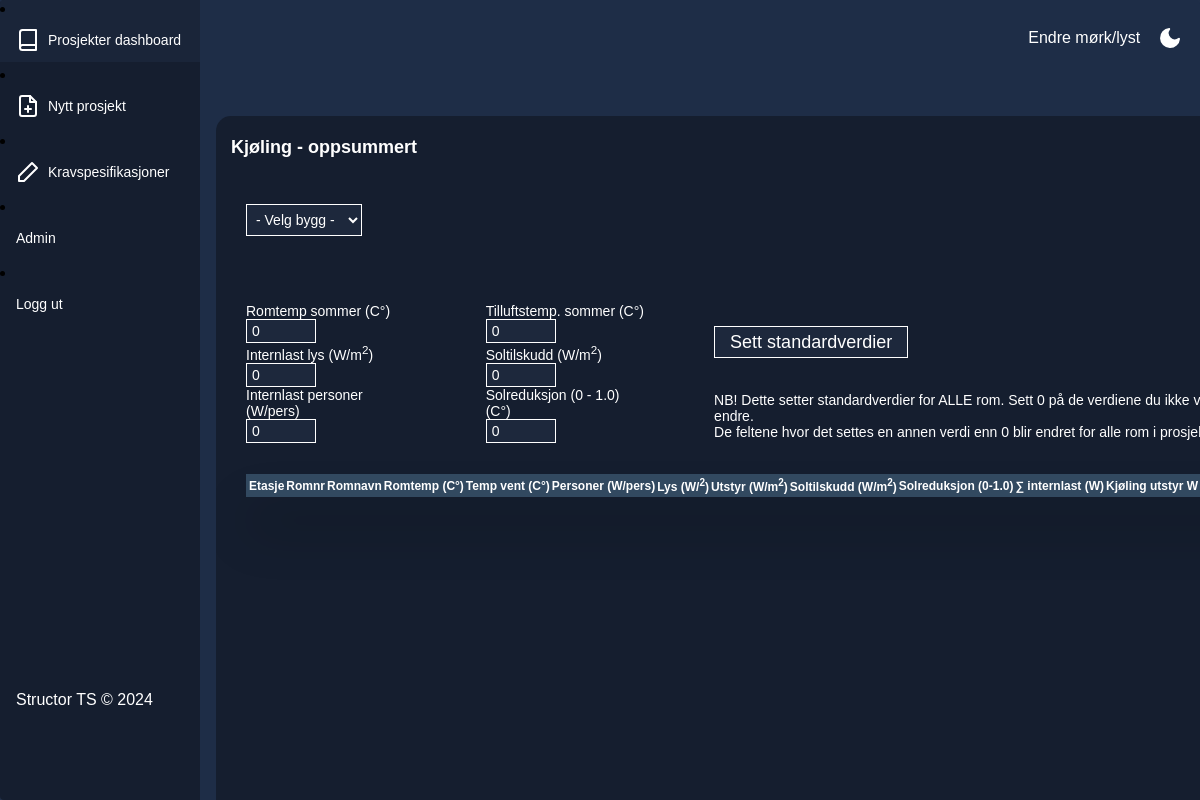
/2/cooling/ (signed in), run on an earlier commit of the app's database.
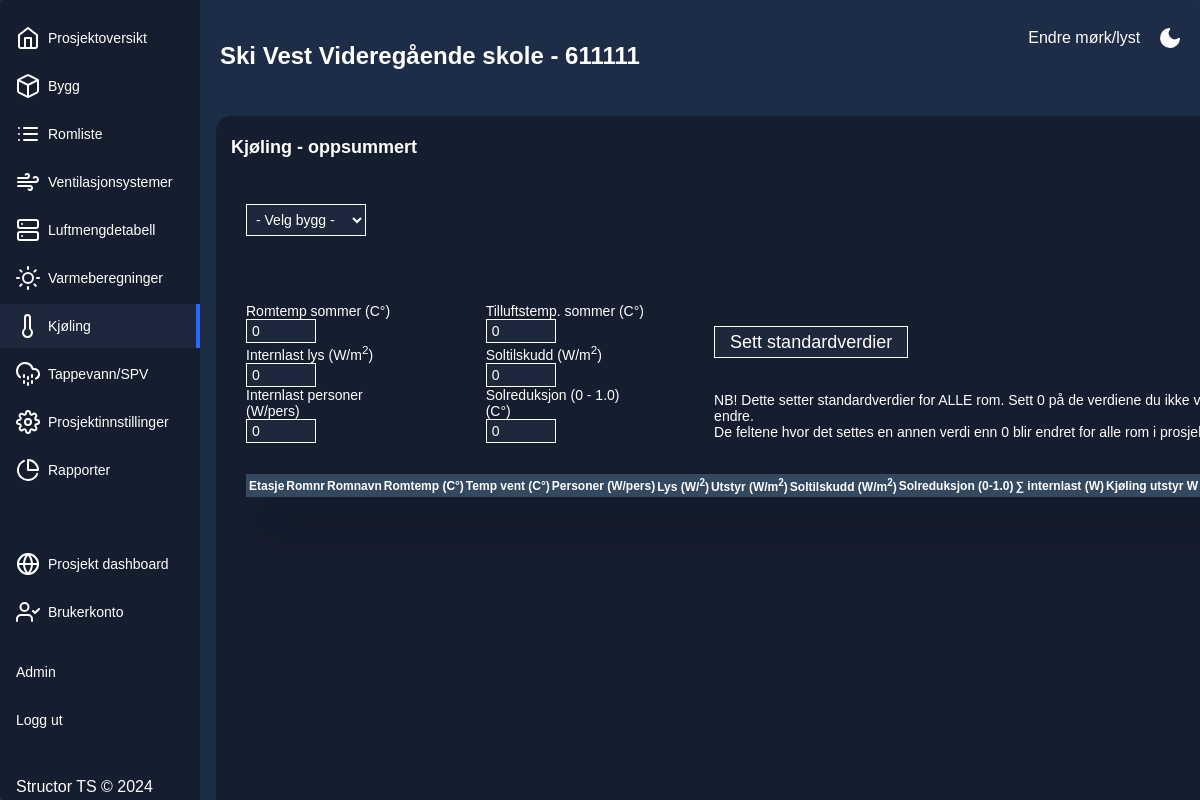
And on a later commit of the database.
### romskjema/models.py (models this page shows)
class Projects(db.Model):
    __tablename__ = "Projects"
    id = db.Column(db.Integer, primary_key=True, autoincrement=True)
    ProjectNumber = db.Column(db.Integer, nullable=False)
    ProjectName = db.Column(db.String(50), nullable=False)
    ProjectDescription = db.Column(db.Text)
    Specification = db.Column(db.String(50))
    buildings = db.relationship('Buildings', backref='project_buildings', uselist=False, lazy=True)
    ventilation_systems = db.relationship('VentilationSystems', backref='project_ventilation_systems', uselist=False, lazy=True)

### romskjema/cooling/cooling.py (the view, shortened to what this page needs)
@cooling_bp.route('/', defaults={'building': None}, methods=['GET', 'POST'])
@cooling_bp.route('/<building>', methods=['GET', 'POST'])
@login_required
def cooling(project_id, building):
    project = dbo.get_project(project_id)
    project_buildings = dbo.get_all_project_buildings(project_id)
    endpoint = request.endpoint
    cooling = None
    if request.method == "GET":
        if building is None:
            return render_template('cooling.html',
                                user=current_user,
                                project_id = project_id,
                                project=project,
                                project_buildings=project_buildings,
                                endpoint=endpoint,
                                cooling=cooling,
                                building=building)
    elif request.method == "POST":
        requested_building_id = escape(request.form.get("project_building"))
        return redirect(url_for('cooling.cooling', building=requested_building_id, project_id=project_id))

### romskjema/db_operations.py (called while the page is built)
@login_required
def get_project(project_id: int) -> models.Projects:
    project = db.session.query(models.Projects).filter(models.Projects.id == project_id).first()
    return project

@login_required
def get_all_project_buildings(project_id: int):
    buildings = models.Buildings.query.filter_by(ProjectId = project_id).all()
    return buildings

### romskjema/cooling/templates/cooling.html (shortened to what this page needs)
{% extends "base.html" %}
{%block page_subtitle %}Kjøling{% if building %} - bygg {{building.BuildingName}} {% else %} - oppsummert {% endif %}{% endblock %}
{%block content %}
<div class="ventilation-system-sorting-container">
  <div class="building-selector-container">
    <p>
      <form id="project_building" method="POST">
        <select name="project_building" id="building_select" onchange="showBuildings()">
          {% if building %}
            <option value="{{building.id}}">{{building.BuildingName}}</option>
          {% else %}
            <option value="none">- Velg bygg -</option>
          {% endif %}
        </select>
      </form>
    </p>
  </div>
</div>
<div class="ventilation-system-sorting-container">
  <div class="heating-settings">
    <form name="building_cooling_settings" id="building_cooling_settings">
    Romtemp sommer (C&#176;) <br> <input name="room_temp_summer" id="room_temp_summer" placeholder="26" class="input-heating" value="0" {% if not building %} disabled {% endif %}>
    <br>
    Internlast lys (W/m<sup>2</sup>) <br><input name="internal_load_light" id="internal_load_light" placeholder="8" class="input-heating" value="0"{% if not building %} disabled {% endif %}>
    <br>
    Internlast personer (W/pers) <br> <input name="internal_load_people" id="internal_load_people" placeholder="80" class="input-heating" value="0"{% if not building %} disabled {% endif %}>
  </div>
  <div class="heating-settings">
    Tilluftstemp. sommer (C&#176;)<br><input name="vent_temp_summer" id="vent_temp_summer" placeholder="18" class="input-heating" value="0"{% if not building %} disabled {% endif %}>
    <br>
    Soltilskudd (W/m<sup>2</sup>)<br><input name="sun_adition" id="sun_adition" placeholder="18" class="input-heating" value="0"{% if not building %} disabled {% endif %}>
    <br>
    Solreduksjon (0 - 1.0) (C&#176;)<br><input name="sun_reduction" id="sun_reduction" placeholder="18" class="input-heating" value="0"{% if not building %} disabled {% endif %}>
  </div>
  <div class="heating-settings">
    <p>
      <button class="form-button" type="submit" {% if not building %} disabled {% endif %}>Sett standardverdier</button>
    </p>
    <p>
      NB! Dette setter standardverdier for ALLE rom. Sett 0 på de verdiene du ikke vil endre. <br>
      De feltene hvor det settes en annen verdi enn 0 blir endret for alle rom i prosjektet.
    </p>
  </div>
</div>
<div class="table-wrapper">
  <table class="fl-table" id="coolingTable">
    <thead>
      <tr>
        <th>
        </th>
        <th>
          Etasje
        </th>
        <th>
          Romnr
        </th>
        <th>
          Romnavn
        </th>
        <th>
          <div class="table-description-dropdown">Romtemp (C&#176;)
            </div>
      </th>
      <th>
        <div class="table-description-dropdown">Temp vent (C&#176;)
          </div>
      </th>
        <th>
          <div class="table-description-dropdown">Personer (W/pers)
            </div>
        </th>
        <th>
          Lys (W/<sup>2</sup>)
        </th>
        <th>
          <div class="table-description-dropdown">Utstyr (W/m<sup>2</sup>)
            </div>
        </th>
        <th>
          Soltilskudd (W/m<sup>2</sup>)
        </th>
        <th>
          <div class="table-description-dropdown">Solreduksjon (0-1.0)
            </div>
        </th>
        <th>
          &#8721; internlast (W)
        </th>
        <th>
          Kjøling utstyr W
        </th>
      </tr>
    </thead>
  </table>
</div>
{% endblock %}

### romskjema/templates/base.html (shortened to what the changed rows need)
<!DOCTYPE html>
<html lang="en">
<head>
    <link rel="stylesheet" href="/static/css/style.css">
    <link rel="stylesheet" href="/static/css/form.css">
    <link rel="stylesheet" href="/static/css/tables.css">
    <link rel="stylesheet" href="/static/css/flash_popup.css">
    <link rel="stylesheet" href="/static/css/print.css">
</head>
<body>
        <div class="app-container">
        {% if user.is_authenticated %}
        <div class="sidebar no-print ">
                {% if project %}
                <ul class="sidebar-list">
                    {% if endpoint == "project.project" %}
                    <li class="sidebar-list-item active">
                    {%else %}
                    <li class="sidebar-list-item">
                    {% endif %}
                    <a href="{{ url_for('project.project', project_id=project.id) }}">
                    <span>Prosjektoversikt</span>
                    </a>
                </li>
                {% if endpoint == "buildings.buildings" %}
                <li class="sidebar-list-item active">
                {%else %}
                <li class="sidebar-list-item">
                {% endif %}
                    <a href="{{ url_for('buildings.buildings', project_id = project.id) }}">
                    <span>Bygg</span>
                    </a>
                </li>
                {% if endpoint == "rooms.rooms" %}
                <li class="sidebar-list-item active">
                {%else %}
                <li class="sidebar-list-item">
                {% endif %}
                    <a href="{{ url_for('rooms.rooms', project_id = project.id) }}">
                    <span>Romliste</span>
                    </a>
                </li>
                {% if endpoint == "ventsystems.ventsystems" %}
                <li class="sidebar-list-item active">
                {% else %}
                <li class="sidebar-list-item">
                {% endif %}
                    <a href="{{ url_for('ventsystems.ventsystems', project_id = project.id) }}">
                    <span>Ventilasjonsystemer</span>
                    </a>
                </li>
                {% if endpoint == "ventilation.ventilation" %}
                <li class="sidebar-list-item active">
                {%else %}
                <li class="sidebar-list-item">
                {% endif %}
                    <a href="{{ url_for('ventilation.ventilation', project_id = project.id) }}">
                    <span>Luftmengdetabell</span>
                    </a>
                </li>
                {% if endpoint == "heating.heating" %}
                <li class="sidebar-list-item active">
                {%else %}
                <li class="sidebar-list-item">
                {% endif %}
                    <a href="{{ url_for('heating.heating', project_id = project.id) }}">
                    <span>Varmeberegninger</span>
                    </a>
                </li>
                {% if endpoint == "cooling.cooling" %}
                <li class="sidebar-list-item active">
                {%else %}
                <li class="sidebar-list-item">
                {% endif %}
                    <a href="{{ url_for('cooling.cooling', project_id = project.id) }}">
                        <svg xmlns="http://www.w3.org/2000/svg" width="24" height="24" viewBox="0 0 24 24" fill="none" stroke="currentColor" stroke-width="2" stroke-linecap="round" stroke-linejoin="round" class="feather feather-activity"><path d="M14 14.76V3.5a2.5 2.5 0 0 0-5 0v11.26a4.5 4.5 0 1 0 5 0z"></path></svg>
                    <span>Kjøling</span>
                    </a>
                </li>
                <li class="sidebar-list-item">
                    <a href="#">
                    <span>Tappevann/SPV</span>
                    </a>
                </li>
                {% if endpoint == "project.settings" %}
                <li class="sidebar-list-item active">
                {%else %}
                <li class="sidebar-list-item">
                {% endif %}
                    <a href="{{ url_for('project.settings', project_id = project.id) }}">
                    <span>Prosjektinnstillinger</span>
                    </a>
                </li>
                {% if endpoint == "project.reports" %}
                <li class="sidebar-list-item active">
                {%else %}
                <li class="sidebar-list-item">
                {% endif %}
                        <a href="{{ url_for('project.reports', project_id = project.id) }}">
                            <svg xmlns="http://www.w3.org/2000/svg" width="24" height="24" viewBox="0 0 24 24" fill="none" stroke="currentColor" stroke-width="2" stroke-linecap="round" stroke-linejoin="round" class="feather feather-activity"><path d="M21.21 15.89A10 10 0 1 1 8 2.83"></path><path d="M22 12A10 10 0 0 0 12 2v10z"></path></svg>
                        <span>Rapporter</span>
                        </a>
                    </li>
                <p class="p-menu-item">
                <li class="sidebar-list-item">
                    <a href="{{ url_for('projects.projects') }}">
                    <span>Prosjekt dashboard</span>
                    </a>
                </li>
                <li class="sidebar-list-item">
                    <a href="#">
                    <span>Brukerkonto</span>
                    </a>
                </li>
                </p>
                {% else %}
                {% if endpoint == "projects.projects" %}
                <li class="sidebar-list-item active">
                {%else %}
                <li class="sidebar-list-item">
                {% endif %}
                    <a href="{{ url_for('projects.projects') }}">
                    <span>Prosjekter dashboard</span>
                    </a>
                </li>
                {% if endpoint == "projects.new_project" %}
                <li class="sidebar-list-item active">
                {%else %}
                <li class="sidebar-list-item">
                {% endif %}
                    <a href="{{ url_for('projects.new_project') }}">
                    <span>Nytt prosjekt</span>
                    </a>
                </li>
                {% if endpoint == "specifications.specifications" or endpoint == "specifications.new_specification" %}
                <li class="sidebar-list-item active">
                {%else %}
                <li class="sidebar-list-item">
                {% endif %}
                    <a href="{{ url_for('specifications.specifications') }}">
                        <svg xmlns="http://www.w3.org/2000/svg" width="24" height="24" viewBox="0 0 24 24" fill="none" stroke="currentColor" stroke-width="2" stroke-linecap="round" stroke-linejoin="round" class="feather feather-activity"><polygon points="16 3 21 8 8 21 3 21 3 16 16 3"></polygon></svg>
                    <span>Kravspesifikasjoner</span>
                    </a>
                </li>
                {% endif %}
            </ul>
            </div>
        {% endif %}
    <div class="app-content">
        <div class="app-content-header">
            <h1 class="app-content-headerText">
              <p>
                    {% if user.is_authenticated %}
                        {% if project %}
                            {{project.ProjectName}} - {{project.ProjectNumber}}
                        {% else %}
                            {% block pagetitle %}{%endblock%}
                        {% endif %}
                    {% endif %}
                </p>
            </h1>
        </div>
<div class="text-div">
    <div class="subtitle-header-container">
      <h1 class="app-content-subTitleheaderText">
        {% block page_subtitle %}
        {% endblock %}
    </h1>
</div>
        {% block content %}
        {% endblock %}
    </div>
</body>
</html>

What changed in the data, as far as the page shows it:
added Projects: ProjectName "Ski Vest Videregående skole", ProjectNumber "611111"
Also different on the page:
text no longer shown: "Prosjekter dashboard Nytt prosjekt Kravspesifikasjoner"
text now shown: "Prosjektoversikt Bygg Romliste Ventilasjonsystemer Luftmengdetabell Varmeberegninger Kjøling Tappevann/SPV Prosjektinnstillinger Rapporter Prosjekt dashboard Brukerkonto -"
